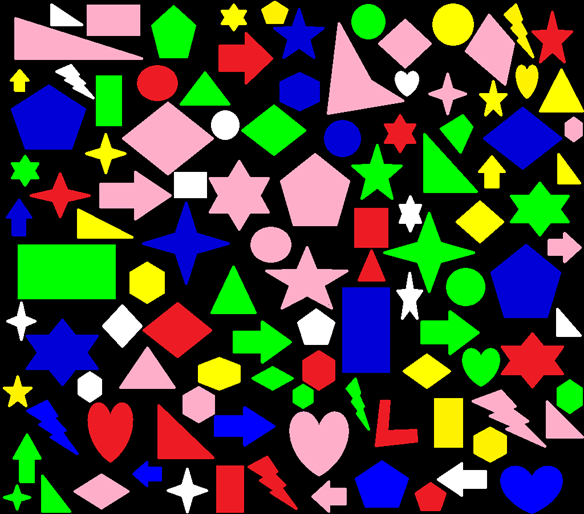
#> input picture OPENCV/Picture1.png, 584 x 514 px
$ python mo_phong2a.py
#> lines starting #> are read from the running program, lines starting #| are printed output that depends on the picture; after the words box and inside, x2 and y2 are one past the last pixel; in counts of white or black regions, pixels touching at a corner belong together
import cv2 as cv
import numpy as np

frame = cv.imread("Picture1.png")
#> frame is the input picture: shape (514, 584, 3); mean B, G, R 55.9, 68.2, 66
img = cv.cvtColor(frame, cv.COLOR_BGR2GRAY)
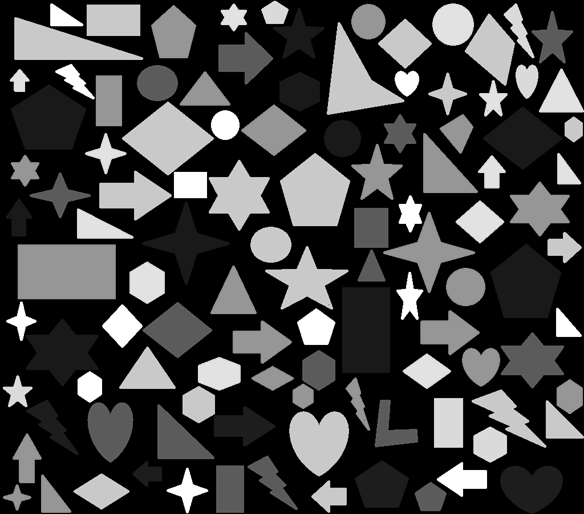
#> img: shape (514, 584); min 0, max 255, mean 66.2

_, threshold = cv.threshold(img, 0, 255, cv.THRESH_BINARY)
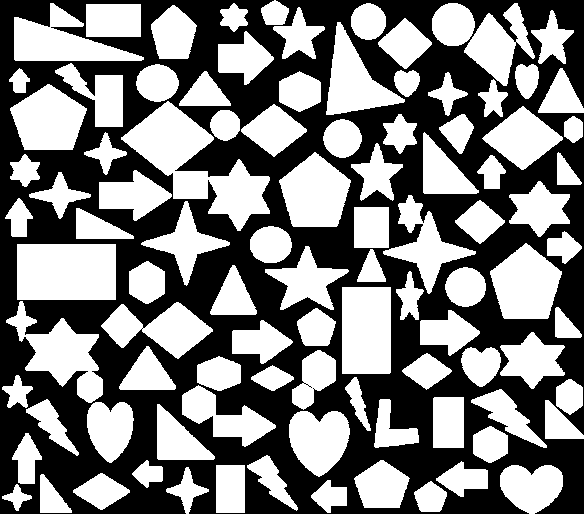
#> threshold: shape (514, 584); 49.6% white; 98 white regions
contours,_ = cv.findContours(threshold, cv.RETR_TREE, cv.CHAIN_APPROX_TC89_KCOS)
#> contours = 105 contours, 7 with area under 20; largest, box (x1, y1, x2, y2) and area: (121, 101, 270, 231) 6920, (17, 244, 116, 300) 5390, (342, 287, 391, 374) 4104, (6, 301, 103, 403) 3767, (490, 243, 562, 318) 3669
# font
font = cv.FONT_HERSHEY_SIMPLEX


# fontScale
fontScale = 0.5

# Blue color in BGR
color = (255, 51, 255)

# Line thickness of 2 px
thickness = 2

for c in contours:
    approx = cv.approxPolyDP(c, 0.01*cv.arcLength(c, True), True)
    x = approx.ravel()[0]
    y = approx.ravel()[1]
    if len(approx) == 1:
        continue
    elif len(approx) == 2:
        continue
    elif len(approx) == 3:
        continue
    elif len(approx) == 4:
        continue
    elif len(approx) == 5:
        continue
    elif len(approx) == 6:
        continue
    elif len(approx) == 7:
        continue
    elif len(approx) == 8:
        cv.drawContours(frame, [approx], -1, (0, 255, 0), 2)
        cv.putText(frame, "Mten", (x, y), font, fontScale, color, thickness, cv.LINE_AA)
    elif len(approx) == 8:
        continue
    elif len(approx) == 9:
        continue
    elif len(approx) == 10:
        continue
    elif len(approx) == 11:
        continue
    elif len(approx) == 12:
        continue
    else:
        cv.drawContours(frame, [approx], -1, (0, 255, 0),2)
        cv.putText(frame, "tron", (x, y), font, fontScale, color, thickness, cv.LINE_AA)
#> this loop made 105 passes
#> (x, y) on passes 1, 2, 3, 4, 5, 6, 7, 9, 10, 11, 12, 13: (15, 485), (415, 491), (327, 480), (40, 475), (100, 473), (188, 467), (500, 475), (436, 478), (356, 476), (132, 474), (247, 465), (25, 433)
#> (approx, x, y) on passes 8, 16, 21, 33, 35, 36: ([[216, 465], [216, 512], [244, 512], [244, 465]], 216, 465), ([[157, 404], [158, 459], [214, 458], [183, 426]], 157, 404), ([[433, 398], [433, 447], [463, 447], [463, 397]], 433, 398), ([[308, 386], [311, 386]], 308, 386), ([[305, 384], [308, 384]], 305, 384), ([[303, 383], [306, 383]], 303, 383)
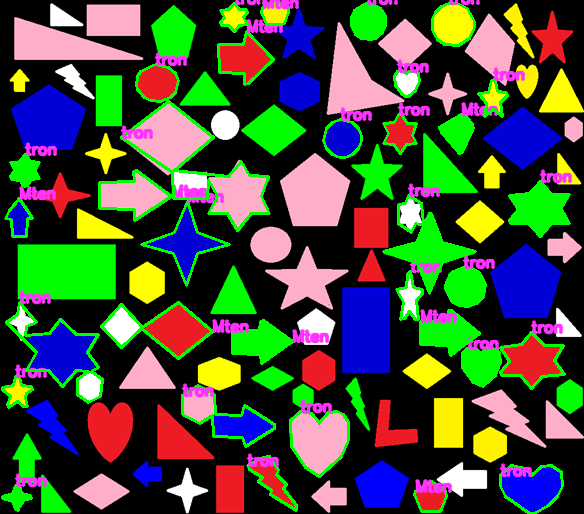
#> frame: shape (514, 584, 3); 8.96% of pixels changed, all inside (x1, y1, x2, y2) = (1, 0, 573, 514)

cv.imshow("Anh", frame)
cv.imshow("Threashold", threshold)
cv.waitKey(0)
cv.destroyAllWindows()

$ run again, with OPENCV/hinh-nen-den.jpg saved as OPENCV/Picture1.png
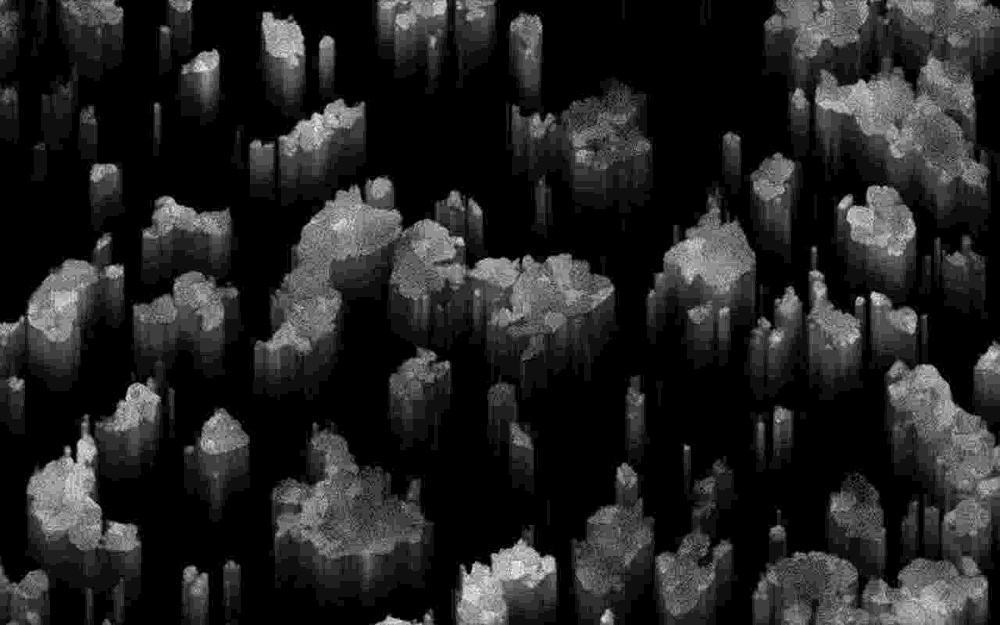
#> input picture OPENCV/hinh-nen-den.jpg, 1000 x 625 px, shrunk from 1280 x 800 before the run
#> frame is the input picture: shape (625, 1000, 3); min 0, max 16, mean 2.27
#> `_, threshold = cv.threshold(img, 0, 255, cv.THRESH_BINARY)`:
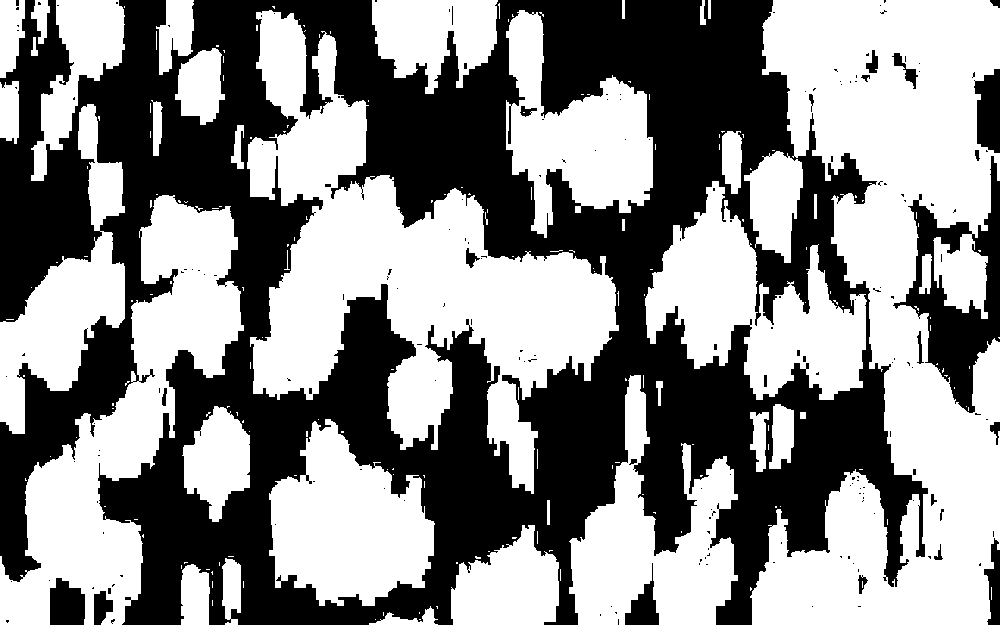
#> threshold: shape (625, 1000); 54.1% white; 189 black regions (165 under 20 px)
#> contours = 429 contours, 375 with area under 20; largest, box (x1, y1, x2, y2) and area: (750, 0, 1000, 625) 92134, (247, 10, 619, 494) 65556, (0, 195, 244, 625) 35898, (645, 181, 867, 400) 22492, (269, 419, 435, 606) 19892
#> the loop `for c in contours:` made 429 passes
#> (x, y) on passes 1 to 3: (420, 619), (375, 619), (419, 613)
#> after the loop `for c in contours:`:
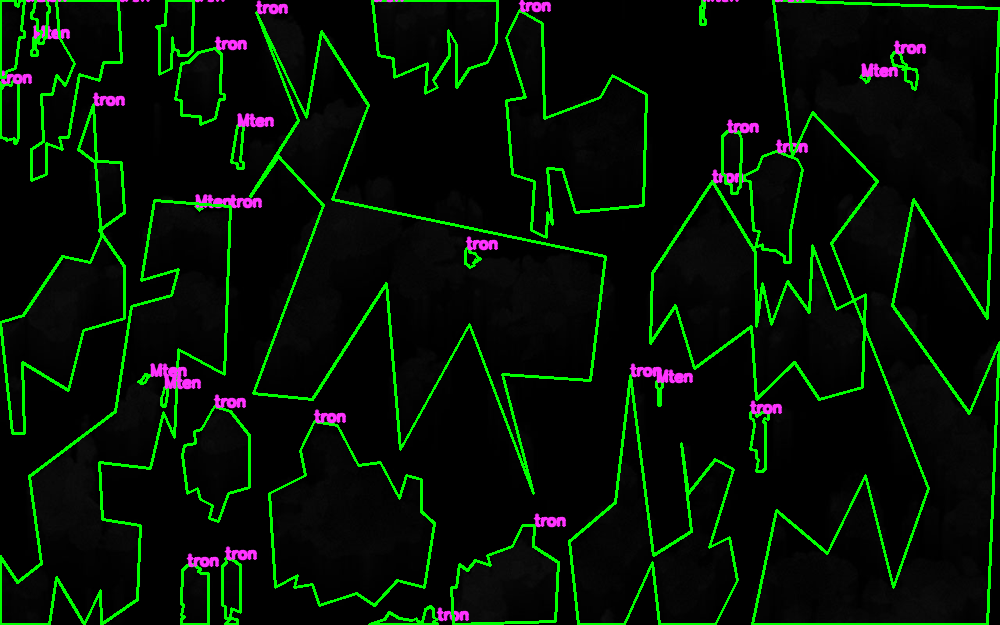
#> frame: shape (625, 1000, 3); 8.51% of pixels changed, all inside (x1, y1, x2, y2) = (0, 0, 1000, 625)
